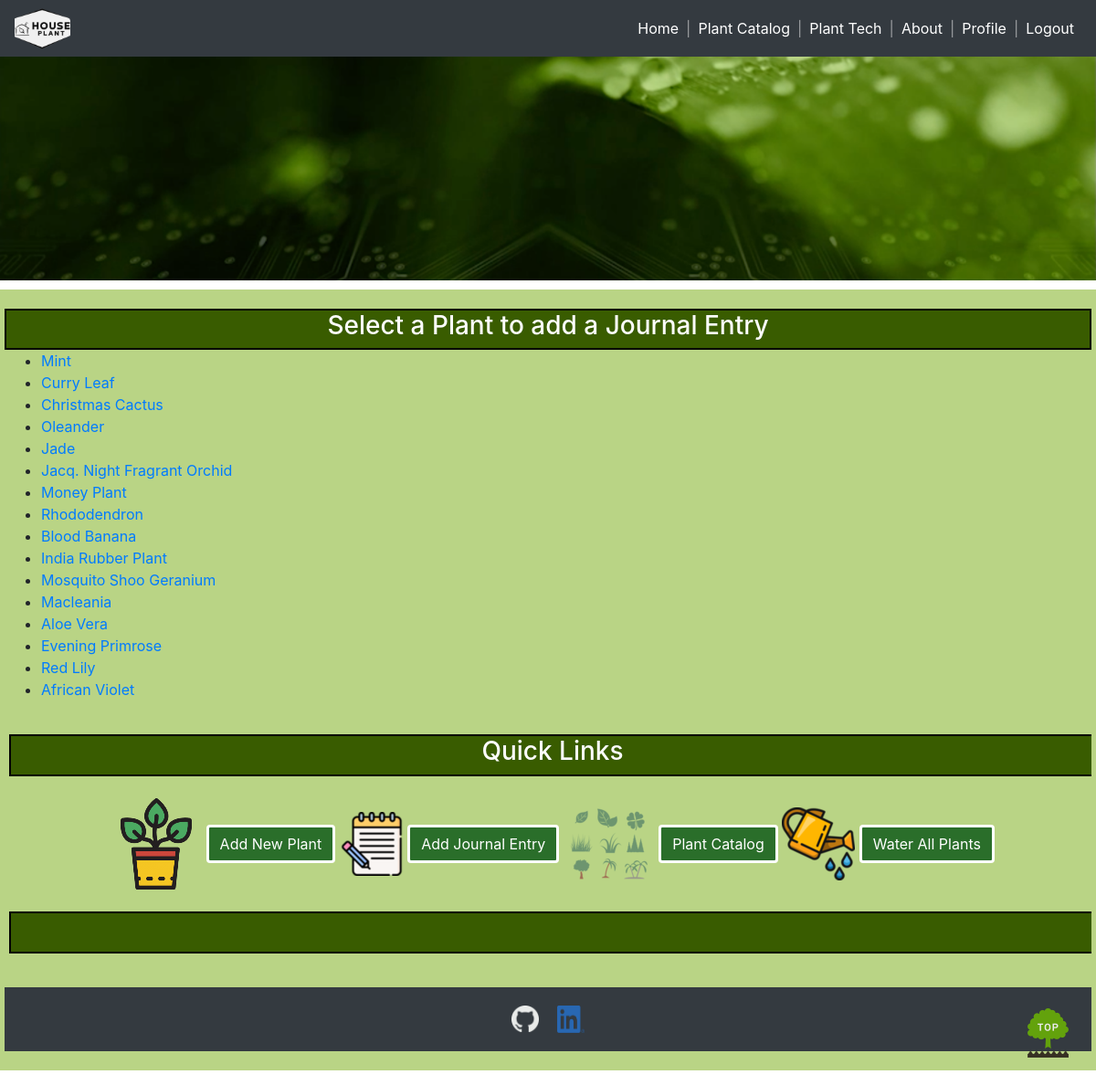
Page /choose-plant/ (signed in) on the committed database.
### journal/models.py (models this page shows, shortened)
class Plant(models.Model):
    GROWN_FROM_CHOICES = [
        ('SEED', 'Seed'),
        ('SEEDLING', 'Seedling'),
        ('CUTTING', 'Cutting'),
        ('FULLSIZE', 'Full Size'),
        ('BULB', 'Bulb'),
    ]
    LOCATION_CHOICES = [
        ('KITCHEN', 'Kitchen'),
        ('LIVING RM', 'Living Room'),
        ('MUDROOM', 'Mud Room'),
        ('FR STEPS', 'Front Steps'),
        ('BK DECK', 'Back Deck'),
        ('BK GARDEN', 'Back Garden'),
        ('FR GARDEN', 'Front Garden'),
    ]
    name = models.CharField(max_length=100)
    scientific = models.CharField(max_length=150, default='')
    location = models.CharField(max_length=100, choices=LOCATION_CHOICES, default='Mud Room')
    grown_from = models.CharField(max_length=100, choices=GROWN_FROM_CHOICES, default='Full Size')
    bought = models.DateTimeField(default=timezone.now)
    image = models.ImageField(default='default.jpg', blank=True, upload_to=user_directory_path)
    cropping = ImageRatioField('image', '300x300') # size is "width x height"
    schedule = models.PositiveIntegerField(default=1, blank=1)
    date_created = models.DateTimeField(auto_now_add=True)
    owner = models.ForeignKey(User, on_delete=models.CASCADE)
    last_watered = models.DateTimeField(default=timezone.now)
    last_fertilized = models.DateTimeField(null=True, blank=True)
    last_repotted = models.DateTimeField(null=True, blank=True)
    last_treated = models.DateTimeField(null=True, blank=True)

### journal/views.py (the view)
# urls.py: path('choose-plant/', ChoosePlantView.as_view(), name='choose-plant'),
class ChoosePlantView(View):
    def get(self, request):
        plants = Plant.objects.all()
        context = {'plants': plants}
        return render(request, 'journal/choose_plant.html', context)

### journal/templates/journal/choose_plant.html
{% extends "journal/base.html" %}
{% block content %}
<div class="greencontainer">
  <div class="greenbandcolor greenband">
  <div class="greencontent">
  <div class="greenpage">
  <div style="margin: 0 auto; text-align: center">
    <div>
      <span class="brd-box">
      <h3 style="color:rgb(253, 253, 253)";> Select a Plant to add a Journal Entry </h3>
      </span>
    </div>
  </div>
  <ul>
    {% for plant in plants %}
      <li>
        <a href="{% url 'entry-create' plant.id %}">{{ plant.name }}</a>
      </li>
    {% empty %}
      <li>No plants available</li>
    {% endfor %}
  </ul>
{% endblock %}

### journal/static/journal/main.css (style rules this page uses)
body, html { margin: 0; padding: 0; }
.greencontainer { overflow:hidden; position:relative; padding: 0rem 0rem; padding-bottom: 1rem; }
.greenpage { position:relative; width: 1200px; margin: 0px auto; padding: 5px; }
.greenband { width:100%; padding: 1rem 0rem; }
.greencontent { position:relative; }
.greenbandcolor { background-color: #B9D485; }
.brd-box { display:block; border: 2px solid #000000; background: #395c00 }

### rows in the picture
Plant: name "Mint"
Plant: name "Curry Leaf"
Plant: name "Christmas Cactus"
Plant: name "Oleander"
Plant: name "Jade"
Plant: name "Jacq. Night Fragrant Orchid"
Plant: name "Money Plant"
Plant: name "Rhododendron"
Plant: name "Blood Banana"
Plant: name "India Rubber Plant"
Plant: name "Mosquito Shoo Geranium"
Plant: name "Macleania"
Plant: name "Aloe Vera"
Plant: name "Evening Primrose"
Plant: name "Red Lily"
Plant: name "African Violet"
